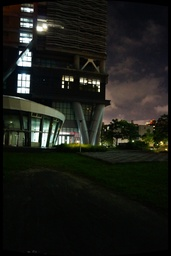
#> input picture project2_panorama/0.jpg, 171 x 256 px, shrunk from 1000 x 1500 before the run
$ python -i siftdetector.py   (imports and definitions only)   (Python 2 division)   (older library calls are emulated)
#> lines starting #> are read from the running program, lines starting #| are printed output that depends on the picture
import numpy as np
from scipy import signal
from scipy import misc
from scipy import ndimage
from scipy.stats import multivariate_normal
from numpy.linalg import norm
import numpy.linalg
import sys
import constant as const
import cv2

"""
SIFT feature detecting and discriping

Args:
    imagename: image name

Returns:
    [keypoints, descriptors]
    keypoints (an array of four column, where the first is the x location, the second is the y location, the third is the scale, and the fourth is the orientation)
    descriptors (an array of 128 columns, which correspond to the SIFT descriptor)
    n is extracted features number
"""
def sift_detector(imagename):
    # SIFT Parameters
#> called with imagename = '../0.jpg'
    threshold = const.SIFT_THRESHOLD #Set to at least 1, best is 5
    s = 3
    k = 2 ** (1.0 / s)

    original = ndimage.imread(imagename, flatten=True)
#> original: shape (256, 171) float32; min 0, max 254.8, mean 28.6

    # Standard deviations for Gaussian smoothing
    kvec1 = np.array([1.3, 1.6, 1.6 * k, 1.6 * (k ** 2), 1.6 * (k ** 3), 1.6 * (k ** 4)])
    kvec2 = np.array([1.6 * (k ** 2), 1.6 * (k ** 3), 1.6 * (k ** 4), 1.6 * (k ** 5), 1.6 * (k ** 6), 1.6 * (k ** 7)])
    kvec3 = np.array([1.6 * (k ** 5), 1.6 * (k ** 6), 1.6 * (k ** 7), 1.6 * (k ** 8), 1.6 * (k ** 9), 1.6 * (k ** 10)])
    kvec4 = np.array([1.6 * (k ** 8), 1.6 * (k ** 9), 1.6 * (k ** 10), 1.6 * (k ** 11), 1.6 * (k ** 12), 1.6 * (k ** 13)])
    kvectotal = np.array([1.6, 1.6 * k, 1.6 * (k ** 2), 1.6 * (k ** 3), 1.6 * (k ** 4), 1.6 * (k ** 5), 1.6 * (k ** 6), 1.6 * (k ** 7), 1.6 * (k ** 8), 1.6 * (k ** 9), 1.6 * (k ** 10), 1.6 * (k ** 11)])

    # Downsampling images
    doubled = misc.imresize(original, 200, 'bilinear').astype(int) # 2x
    normal = misc.imresize(doubled, 50, 'bilinear').astype(int) # 1x
    halved = misc.imresize(normal, 50, 'bilinear').astype(int) # 0.5x
    quartered = misc.imresize(halved, 50, 'bilinear').astype(int) # 0.25x

    # Initialize Gaussian pyramids
    pyrlvl1 = np.zeros((doubled.shape[0], doubled.shape[1], 6))
    pyrlvl2 = np.zeros((normal.shape[0], normal.shape[1], 6))
    pyrlvl3 = np.zeros((halved.shape[0], halved.shape[1], 6))
    pyrlvl4 = np.zeros((quartered.shape[0], quartered.shape[1], 6))

    sys.stdout.write(" | | Constructing pyramids...\n");sys.stdout.flush()

    # Construct Gaussian pyramids
    for i in range(0, 6):
        pyrlvl1[:,:,i] = ndimage.filters.gaussian_filter(doubled, kvec1[i])
        pyrlvl2[:,:,i] = misc.imresize(ndimage.filters.gaussian_filter(doubled, kvec2[i]), 50, 'bilinear')
        pyrlvl3[:,:,i] = misc.imresize(ndimage.filters.gaussian_filter(doubled, kvec3[i]), 25, 'bilinear')
        pyrlvl4[:,:,i] = misc.imresize(ndimage.filters.gaussian_filter(doubled, kvec4[i]), 1.0 / 8.0, 'bilinear')

    # Initialize Difference-of-Gaussians (DoG) pyramids
    diffpyrlvl1 = np.zeros((doubled.shape[0], doubled.shape[1], 5))
    diffpyrlvl2 = np.zeros((normal.shape[0], normal.shape[1], 5))
    diffpyrlvl3 = np.zeros((halved.shape[0], halved.shape[1], 5))
    diffpyrlvl4 = np.zeros((quartered.shape[0], quartered.shape[1], 5))

    # Construct DoG pyramids
    for i in range(0, 5):
        diffpyrlvl1[:,:,i] = pyrlvl1[:,:,i+1] - pyrlvl1[:,:,i]
        diffpyrlvl2[:,:,i] = pyrlvl2[:,:,i+1] - pyrlvl2[:,:,i]
        diffpyrlvl3[:,:,i] = pyrlvl3[:,:,i+1] - pyrlvl3[:,:,i]
        diffpyrlvl4[:,:,i] = pyrlvl4[:,:,i+1] - pyrlvl4[:,:,i]

    # Initialize pyramids to store extrema locations
    extrpyrlvl1 = np.zeros((doubled.shape[0], doubled.shape[1], 3))
    extrpyrlvl2 = np.zeros((normal.shape[0], normal.shape[1], 3))
    extrpyrlvl3 = np.zeros((halved.shape[0], halved.shape[1], 3))
    extrpyrlvl4 = np.zeros((quartered.shape[0], quartered.shape[1], 3))

    sys.stdout.write(" | | Starting extrema detection...\n"); sys.stdout.flush()

    # In each of the following for loops, elements of each pyramids that are larger or smaller than
    # its 26 immediate neighbors in space and scale are labeled as extrema. As explained in section 4
    # of Lowe's paper, these initial extrema are pruned by checking that their contrast and curvature
    # are above certain thresholds. The thresholds used here are those suggested by Lowe.

    iter_params = [80,40,20,10]
    diffpyrlvls = [diffpyrlvl1,diffpyrlvl2,diffpyrlvl3,diffpyrlvl4]
    extrpyrlvls = [extrpyrlvl1,extrpyrlvl2,extrpyrlvl3,extrpyrlvl4]
    shapes = [doubled.shape, normal.shape, halved.shape, quartered.shape]

    for z,diffpyrlvl in enumerate(diffpyrlvls):
        sys.stdout.write(" | | "+str(z)+" octave...  ");sys.stdout.flush()
        for i in range(1, 4):
            for j in range(iter_params[z], shapes[z][0] - iter_params[z]):
                for k in range(iter_params[z], shapes[z][1] - iter_params[z]):
                    temp = diffpyrlvl[j, k, i]
                    if np.absolute(temp) < threshold:
                        continue
                    maxbool = (diffpyrlvl[j, k, i] > 0)
                    minbool = (diffpyrlvl[j, k, i] < 0)

                    for di in range(-1, 2):
                        for dj in range(-1, 2):
                            for dk in range(-1, 2):
                                if di == 0 and dj == 0 and dk == 0:
                                    continue
                                maxbool = maxbool and (diffpyrlvl[j, k, i] > diffpyrlvl[j + dj, k + dk, i + di])
                                minbool = minbool and (diffpyrlvl[j, k, i] < diffpyrlvl[j + dj, k + dk, i + di])
                                if not maxbool and not minbool:
                                    break
                            if not maxbool and not minbool:
                                break
                        if not maxbool and not minbool:
                            break

                    if maxbool or minbool:
                        dx = (diffpyrlvl[j, k+1, i] - diffpyrlvl[j, k-1, i]) * 0.5 / 255
                        dy = (diffpyrlvl[j+1, k, i] - diffpyrlvl[j-1, k, i]) * 0.5 / 255
                        ds = (diffpyrlvl[j, k, i+1] - diffpyrlvl[j, k, i-1]) * 0.5 / 255
                        dxx = (diffpyrlvl[j, k+1, i] + diffpyrlvl[j, k-1, i] - 2 * diffpyrlvl[j, k, i]) * 1.0 / 255
                        dyy = (diffpyrlvl[j+1, k, i] + diffpyrlvl[j-1, k, i] - 2 * diffpyrlvl[j, k, i]) * 1.0 / 255
                        dss = (diffpyrlvl[j, k, i+1] + diffpyrlvl[j, k, i-1] - 2 * diffpyrlvl[j, k, i]) * 1.0 / 255
                        dxy = (diffpyrlvl[j+1, k+1, i] - diffpyrlvl[j+1, k-1, i] - diffpyrlvl[j-1, k+1, i] + diffpyrlvl[j-1, k-1, i]) * 0.25 / 255
                        dxs = (diffpyrlvl[j, k+1, i+1] - diffpyrlvl[j, k-1, i+1] - diffpyrlvl[j, k+1, i-1] + diffpyrlvl[j, k-1, i-1]) * 0.25 / 255
                        dys = (diffpyrlvl[j+1, k, i+1] - diffpyrlvl[j-1, k, i+1] - diffpyrlvl[j+1, k, i-1] + diffpyrlvl[j-1, k, i-1]) * 0.25 / 255

                        dD = np.matrix([[dx], [dy], [ds]])
                        H = np.matrix([[dxx, dxy, dxs], [dxy, dyy, dys], [dxs, dys, dss]])
                        x_hat = numpy.linalg.lstsq(H, dD,rcond=None)[0]
                        D_x_hat = diffpyrlvl[j, k, i] + 0.5 * np.dot(dD.transpose(), x_hat)

                        r = 10.0
                        if ((((dxx + dyy) ** 2) * r) < (dxx * dyy - (dxy ** 2)) * (((r + 1) ** 2))) and (np.absolute(x_hat[0]) < 0.5) and (np.absolute(x_hat[1]) < 0.5) and (np.absolute(x_hat[2]) < 0.5) and (np.absolute(D_x_hat) > 0.03):
                            extrpyrlvls[z][j, k, i - 1] = 1
        print "num of extrema : %d" % np.sum(extrpyrlvls[z])
#> this loop made 4 passes
#> (printed output is left out)
#> after the loop, extrpyrlvls = 4 items

    # Gradient magnitude and orientation for each image sample point at each scale
    magpyrlvl1 = np.zeros((doubled.shape[0], doubled.shape[1], 3))
#> magpyrlvl1: shape (512, 342, 3) float64; every value is 0
    magpyrlvl2 = np.zeros((normal.shape[0], normal.shape[1], 3))
#> magpyrlvl2: shape (256, 171, 3) float64; every value is 0
    magpyrlvl3 = np.zeros((halved.shape[0], halved.shape[1], 3))
#> magpyrlvl3: shape (128, 85, 3) float64; every value is 0
    magpyrlvl4 = np.zeros((quartered.shape[0], quartered.shape[1], 3))
#> magpyrlvl4: shape (64, 42, 3) float64; every value is 0

    oripyrlvl1 = np.zeros((doubled.shape[0], doubled.shape[1], 3))
    oripyrlvl2 = np.zeros((normal.shape[0], normal.shape[1], 3))
    oripyrlvl3 = np.zeros((halved.shape[0], halved.shape[1], 3))
    oripyrlvl4 = np.zeros((quartered.shape[0], quartered.shape[1], 3))

    for i in range(0, 3):
        for j in range(1, doubled.shape[0] - 1):
            for k in range(1, doubled.shape[1] - 1):
                magpyrlvl1[j, k, i] = ( ((doubled[j+1, k] - doubled[j-1, k]) ** 2) + ((doubled[j, k+1] - doubled[j, k-1]) ** 2) ) ** 0.5
                oripyrlvl1[j, k, i] = (36 / (2 * np.pi)) * (np.pi + np.arctan2((doubled[j, k+1] - doubled[j, k-1]), (doubled[j+1, k] - doubled[j-1, k])))
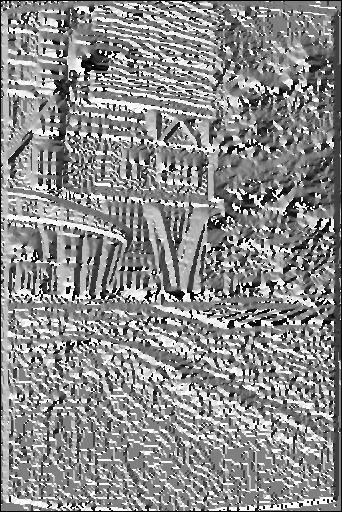
#> oripyrlvl1: shape (512, 342, 3) float64; min 0, max 36, mean 19.7; drawn with min black and max white

    for i in range(0, 3):
        for j in range(1, normal.shape[0] - 1):
            for k in range(1, normal.shape[1] - 1):
                magpyrlvl2[j, k, i] = ( ((normal[j+1, k] - normal[j-1, k]) ** 2) + ((normal[j, k+1] - normal[j, k-1]) ** 2) ) ** 0.5
                oripyrlvl2[j, k, i] = (36 / (2 * np.pi)) * (np.pi + np.arctan2((normal[j, k+1] - normal[j, k-1]), (normal[j+1, k] - normal[j-1, k])))
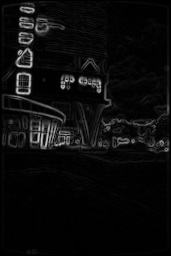
#> magpyrlvl2: shape (256, 171, 3) float64; min 0, max 206.4, mean 12.1
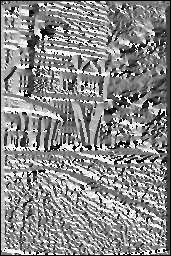
#> oripyrlvl2: shape (256, 171, 3) float64; min 0, max 36, mean 19.5; drawn with min black and max white

    for i in range(0, 3):
        for j in range(1, halved.shape[0] - 1):
            for k in range(1, halved.shape[1] - 1):
                magpyrlvl3[j, k, i] = ( ((halved[j+1, k] - halved[j-1, k]) ** 2) + ((halved[j, k+1] - halved[j, k-1]) ** 2) ) ** 0.5
                oripyrlvl3[j, k, i] = (36 / (2 * np.pi)) * (np.pi + np.arctan2((halved[j, k+1] - halved[j, k-1]), (halved[j+1, k] - halved[j-1, k])))
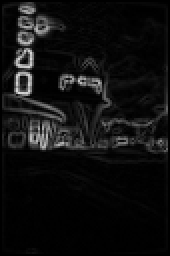
#> magpyrlvl3: shape (128, 85, 3) float64 (shown 2 times larger); min 0, max 221, mean 16.2
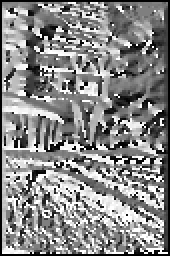
#> oripyrlvl3: shape (128, 85, 3) float64 (shown 2 times larger); min 0, max 36, mean 19.2; drawn with min black and max white

    for i in range(0, 3):
        for j in range(1, quartered.shape[0] - 1):
            for k in range(1, quartered.shape[1] - 1):
                magpyrlvl4[j, k, i] = ( ((quartered[j+1, k] - quartered[j-1, k]) ** 2) + ((quartered[j, k+1] - quartered[j, k-1]) ** 2) ) ** 0.5
                oripyrlvl4[j, k, i] = (36 / (2 * np.pi)) * (np.pi + np.arctan2((quartered[j, k+1] - quartered[j, k-1]), (quartered[j+1, k] - quartered[j-1, k])))
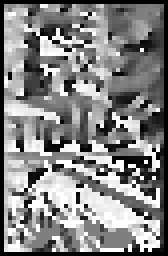
#> oripyrlvl4: shape (64, 42, 3) float64 (shown 4 times larger); min 0, max 36, mean 18.6; drawn with min black and max white

    extr_sum = np.sum(extrpyrlvl1) + np.sum(extrpyrlvl2) + np.sum(extrpyrlvl3) + np.sum(extrpyrlvl4)
#> extr_sum = 88
    keypoints = np.zeros((int(extr_sum), 4))
#> keypoints = 88 rows, first 6: [0, 0, 0, 0], [0, 0, 0, 0], [0, 0, 0, 0], [0, 0, 0, 0], [0, 0, 0, 0], [0, 0, 0, 0]

    sys.stdout.write(" | | Calculating keypoint orientations...\n");sys.stdout.flush()
#> (printed output is left out)

    count = 0

    for i in range(0, 3):
        for j in range(80, doubled.shape[0] - 80):
            for k in range(80, doubled.shape[1] - 80):
                if extrpyrlvl1[j, k, i] == 1:
                    gaussian_window = multivariate_normal(mean=[j, k], cov=((1.5 * kvectotal[i]) ** 2))
                    two_sd = np.floor(2 * 1.5 * kvectotal[i])
                    orient_hist = np.zeros([36,1])
                    for x in range(int(-1 * two_sd * 2), int(two_sd * 2) + 1):
                        ylim = int((((two_sd * 2) ** 2) - (np.absolute(x) ** 2)) ** 0.5)
                        for y in range(-1 * ylim, ylim + 1):
                            if j + x < 0 or j + x > doubled.shape[0] - 1 or k + y < 0 or k + y > doubled.shape[1] - 1:
                                continue
                            weight = magpyrlvl1[j + x, k + y, i] * gaussian_window.pdf([j + x, k + y])
                            bin_idx = np.clip(np.floor(oripyrlvl1[j + x, k + y, i]), 0, 35)
                            bin_idx = int(np.floor(bin_idx))
                            orient_hist[bin_idx] += weight

                    maxval = np.amax(orient_hist)
                    maxidx = np.argmax(orient_hist)
                    keypoints[count, :] = np.array([int(j * 0.5), int(k * 0.5), kvectotal[i], maxidx])
                    count += 1
                    orient_hist[maxidx] = 0
                    newmaxval = np.amax(orient_hist)
                    while newmaxval > 0.8 * maxval:
                        newmaxidx = np.argmax(orient_hist)
                        np.append(keypoints, np.array([[int(j * 0.5), int(k * 0.5), kvectotal[i], newmaxidx]]), axis=0)
                        orient_hist[newmaxidx] = 0
                        newmaxval = np.amax(orient_hist)
#> after the loop, count = 58; keypoints = 88 rows, first 6: [78, 63, 1.6, 25], [80, 89, 1.6, 15], [80, 96, 1.6, 15], [82, 63, 1.6, 8], [82, 89, 1.6, 35], [83, 87, 1.6, 1]


    for i in range(0, 3):
        for j in range(40, normal.shape[0] - 40):
            for k in range(40, normal.shape[1] - 40):
                if extrpyrlvl2[j, k, i] == 1:
                    gaussian_window = multivariate_normal(mean=[j, k], cov=((1.5 * kvectotal[i + 3]) ** 2))
                    two_sd = np.floor(2 * 1.5 * kvectotal[i + 3])
                    orient_hist = np.zeros([36,1])
                    for x in range(int(-1 * two_sd), int(two_sd + 1)):
                        ylim = int(((two_sd ** 2) - (np.absolute(x) ** 2)) ** 0.5)
                        for y in range(-1 * ylim, ylim + 1):
                            if j + x < 0 or j + x > normal.shape[0] - 1 or k + y < 0 or k + y > normal.shape[1] - 1:
                                continue
                            weight = magpyrlvl2[j + x, k + y, i] * gaussian_window.pdf([j + x, k + y])
                            bin_idx = np.clip(np.floor(oripyrlvl2[j + x, k + y, i]), 0, 35)
                            bin_idx = int(np.floor(bin_idx))
                            orient_hist[bin_idx] += weight

                    maxval = np.amax(orient_hist)
                    maxidx = np.argmax(orient_hist)
                    keypoints[count, :] = np.array([j, k, kvectotal[i + 3], maxidx])
                    count += 1
                    orient_hist[maxidx] = 0
                    newmaxval = np.amax(orient_hist)
                    while newmaxval > 0.8 * maxval:
                        newmaxidx = np.argmax(orient_hist)
                        np.append(keypoints, np.array([[j, k, kvectotal[i + 3], newmaxidx]]), axis=0)
                        orient_hist[newmaxidx] = 0
                        newmaxval = np.amax(orient_hist)
#> after the loop, count = 76


    for i in range(0, 3):
        for j in range(20, halved.shape[0] - 20):
            for k in range(20, halved.shape[1] - 20):
                if extrpyrlvl3[j, k, i] == 1:
                    gaussian_window = multivariate_normal(mean=[j, k], cov=((1.5 * kvectotal[i + 6]) ** 2))
                    two_sd = np.floor(2 * 1.5 * kvectotal[i + 6])
                    orient_hist = np.zeros([36,1])
                    for x in range(int(-1 * two_sd * 0.5), int(two_sd * 0.5) + 1):
                        ylim = int((((two_sd * 0.5) ** 2) - (np.absolute(x) ** 2)) ** 0.5)
                        for y in range(-1 * ylim, ylim + 1):
                            if j + x < 0 or j + x > halved.shape[0] - 1 or k + y < 0 or k + y > halved.shape[1] - 1:
                                continue
                            weight = magpyrlvl3[j + x, k + y, i] * gaussian_window.pdf([j + x, k + y])
                            bin_idx = np.clip(np.floor(oripyrlvl3[j + x, k + y, i]), 0, 35)
                            bin_idx = int(np.floor(bin_idx))
                            orient_hist[bin_idx] += weight

                    maxval = np.amax(orient_hist)
                    maxidx = np.argmax(orient_hist)
                    keypoints[count, :] = np.array([j * 2, k * 2, kvectotal[i + 6], maxidx])
                    count += 1
                    orient_hist[maxidx] = 0
                    newmaxval = np.amax(orient_hist)
                    while newmaxval > 0.8 * maxval:
                        newmaxidx = np.argmax(orient_hist)
                        np.append(keypoints, np.array([[j * 2, k * 2, kvectotal[i + 6], newmaxidx]]), axis=0)
                        orient_hist[newmaxidx] = 0
                        newmaxval = np.amax(orient_hist)
#> after the loop, count = 87


    for i in range(0, 3):
        for j in range(10, quartered.shape[0] - 10):
            for k in range(10, quartered.shape[1] - 10):
                if extrpyrlvl4[j, k, i] == 1:
                    gaussian_window = multivariate_normal(mean=[j, k], cov=((1.5 * kvectotal[i + 9]) ** 2))
                    two_sd = np.floor(2 * 1.5 * kvectotal[i + 9])
                    orient_hist = np.zeros([36,1])
                    for x in range(int(-1 * two_sd * 0.25), int(two_sd * 0.25) + 1):
                        ylim = int((((two_sd * 0.25) ** 2) - (np.absolute(x) ** 2)) ** 0.5)
                        for y in range(-1 * ylim, ylim + 1):
                            if j + x < 0 or j + x > quartered.shape[0] - 1 or k + y < 0 or k + y > quartered.shape[1] - 1:
                                continue
                            weight = magpyrlvl4[j + x, k + y, i] * gaussian_window.pdf([j + x, k + y])
                            bin_idx = np.clip(np.floor(oripyrlvl4[j + x, k + y, i]), 0, 35)
                            bin_idx = int(np.floor(bin_idx))
                            orient_hist[bin_idx] += weight

                    maxval = np.amax(orient_hist)
                    maxidx = np.argmax(orient_hist)
                    keypoints[count, :] = np.array([j * 4, k * 4, kvectotal[i + 9], maxidx])
                    count += 1
                    orient_hist[maxidx] = 0
                    newmaxval = np.amax(orient_hist)
                    while newmaxval > 0.8 * maxval:
                        newmaxidx = np.argmax(orient_hist)
                        np.append(keypoints, np.array([[j * 4, k * 4, kvectotal[i + 9], newmaxidx]]), axis=0)
                        orient_hist[newmaxidx] = 0
                        newmaxval = np.amax(orient_hist)
#> after the loop, count = 88


    sys.stdout.write(" | | Calculating descriptor...\n");sys.stdout.flush()
#> (printed output is left out)

    magpyr = np.zeros((normal.shape[0], normal.shape[1], 12))
    oripyr = np.zeros((normal.shape[0], normal.shape[1], 12))

    for i in range(0, 3):
        magmax = np.amax(magpyrlvl1[:, :, i])
        magpyr[:, :, i] = misc.imresize(magpyrlvl1[:, :, i], (normal.shape[0], normal.shape[1]), "bilinear").astype(float)
        magpyr[:, :, i] = (magmax / np.amax(magpyr[:, :, i])) * magpyr[:, :, i]
        oripyr[:, :, i] = misc.imresize(oripyrlvl1[:, :, i], (normal.shape[0], normal.shape[1]), "bilinear").astype(int)
        oripyr[:, :, i] = ((36.0 / np.amax(oripyr[:, :, i])) * oripyr[:, :, i]).astype(int)

    for i in range(0, 3):
        magpyr[:, :, i+3] = (magpyrlvl2[:, :, i]).astype(float)
        oripyr[:, :, i+3] = (oripyrlvl2[:, :, i]).astype(int)

    for i in range(0, 3):
        magpyr[:, :, i+6] = misc.imresize(magpyrlvl3[:, :, i], (normal.shape[0], normal.shape[1]), "bilinear").astype(int)
        oripyr[:, :, i+6] = misc.imresize(oripyrlvl3[:, :, i], (normal.shape[0], normal.shape[1]), "bilinear").astype(int)

    for i in range(0, 3):
        magpyr[:, :, i+9] = misc.imresize(magpyrlvl4[:, :, i], (normal.shape[0], normal.shape[1]), "bilinear").astype(int)
        oripyr[:, :, i+9] = misc.imresize(oripyrlvl4[:, :, i], (normal.shape[0], normal.shape[1]), "bilinear").astype(int)


    descriptors = np.zeros([keypoints.shape[0], 128])

    for i in range(0, keypoints.shape[0]):
        for x in range(-8, 8):
            for y in range(-8, 8):
                theta = 10 * keypoints[i,3] * np.pi / 180.0
                xrot = int(np.round((np.cos(theta) * x) - (np.sin(theta) * y)))
                yrot = int(np.round((np.sin(theta) * x) + (np.cos(theta) * y)))
                scale_idx = int(np.argwhere(kvectotal == keypoints[i,2])[0][0])
                x0 = int(keypoints[i,0])
                y0 = int(keypoints[i,1])
                gaussian_window = multivariate_normal(mean=[x0,y0], cov=8)
                weight = magpyr[x0 + xrot, y0 + yrot, scale_idx] * gaussian_window.pdf([x0 + xrot, y0 + yrot])
                angle = oripyr[x0 + xrot, y0 + yrot, scale_idx] - keypoints[i,3]
                if angle < 0:
                    angle = 36 + angle

                bin_idx = np.clip(np.floor((8.0 / 36) * angle), 0, 7).astype(int)
                descriptors[i, 32 * int((x + 8)/4) + 8 * int((y + 8)/4) + bin_idx] += weight

        descriptors[i, :] = descriptors[i, :] / norm(descriptors[i, :])
        descriptors[i, :] = np.clip(descriptors[i, :], 0, 0.2)
        descriptors[i, :] = descriptors[i, :] / norm(descriptors[i, :])

    newimg = cv2.imread(imagename).copy()
    for kp in keypoints:
        pt_a = (int(kp[1]), int(kp[0]))
        cv2.circle(newimg, pt_a, 3, (147,20,255), -1)
#> this loop made 88 passes
#> (kp, pt_a) on passes 1 to 12: ([78, 63, 1.6, 25], (63, 78)), ([80, 89, 1.6, 15], (89, 80)), ([80, 96, 1.6, 15], (96, 80)), ([82, 63, 1.6, 8], (63, 82)), ([82, 89, 1.6, 35], (89, 82)), ([83, 87, 1.6, 1], (87, 83)), ([84, 91, 1.6, 35], (91, 84)), ([85, 95, 1.6, 0], (95, 85)), ([86, 60, 1.6, 27], (60, 86)), ([86, 99, 1.6, 9], (99, 86)), ([87, 68, 1.6, 9], (68, 87)), ([90, 99, 1.6, 9], (99, 90))
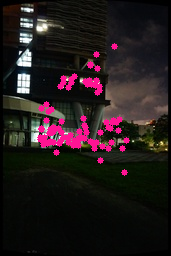
#> newimg: shape (256, 171, 3); mean B, G, R 27.8, 26.9, 36.2
    cv2.imwrite(imagename[:-4]+'_features.jpg', newimg)

    return [keypoints, descriptors]

>>> result = sift_detector('../0.jpg')
#> result = 2 items
